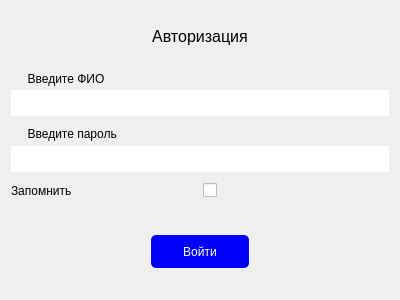
<?xml version="1.0" encoding="UTF-8"?>
<ui version="4.0">
 <class>WindowVerification</class>
 <widget class="QWidget" name="WindowVerification">
  <property name="geometry">
   <rect>
    <x>0</x>
    <y>0</y>
    <width>400</width>
    <height>300</height>
   </rect>
  </property>
  <property name="windowTitle">
   <string>WindowVerification</string>
  </property>
  <layout class="QVBoxLayout" name="verticalLayout">
   <item>
    <widget class="QLabel" name="label">
     <property name="font">
      <font>
       <pointsize>12</pointsize>
      </font>
     </property>
     <property name="text">
      <string>Авторизация</string>
     </property>
     <property name="alignment">
      <set>Qt::AlignCenter</set>
     </property>
    </widget>
   </item>
   <item>
    <layout class="QVBoxLayout" name="verticalLayout_2">
     <property name="spacing">
      <number>0</number>
     </property>
     <item>
      <widget class="QLabel" name="label_2">
       <property name="sizePolicy">
        <sizepolicy hsizetype="Preferred" vsizetype="Minimum">
         <horstretch>0</horstretch>
         <verstretch>0</verstretch>
        </sizepolicy>
       </property>
       <property name="text">
        <string>     Введите ФИО</string>
       </property>
      </widget>
     </item>
     <item>
      <widget class="QLineEdit" name="lineEdit">
       <property name="minimumSize">
        <size>
         <width>0</width>
         <height>26</height>
        </size>
       </property>
       <property name="styleSheet">
        <string notr="true">border: none;</string>
       </property>
      </widget>
     </item>
    </layout>
   </item>
   <item>
    <layout class="QVBoxLayout" name="verticalLayout_3">
     <property name="spacing">
      <number>0</number>
     </property>
     <item>
      <widget class="QLabel" name="label_3">
       <property name="sizePolicy">
        <sizepolicy hsizetype="Preferred" vsizetype="Minimum">
         <horstretch>0</horstretch>
         <verstretch>0</verstretch>
        </sizepolicy>
       </property>
       <property name="text">
        <string>     Введите пароль</string>
       </property>
      </widget>
     </item>
     <item>
      <widget class="QLineEdit" name="lineEdit_2">
       <property name="minimumSize">
        <size>
         <width>0</width>
         <height>26</height>
        </size>
       </property>
       <property name="styleSheet">
        <string notr="true">border: none;</string>
       </property>
      </widget>
     </item>
    </layout>
   </item>
   <item>
    <layout class="QHBoxLayout" name="horizontalLayout_2">
     <property name="topMargin">
      <number>5</number>
     </property>
     <item>
      <widget class="QLabel" name="label_4">
       <property name="text">
        <string>Запомнить</string>
       </property>
      </widget>
     </item>
     <item>
      <widget class="QCheckBox" name="checkBox">
       <property name="text">
        <string/>
       </property>
      </widget>
     </item>
    </layout>
   </item>
   <item>
    <layout class="QHBoxLayout" name="horizontalLayout">
     <property name="topMargin">
      <number>30</number>
     </property>
     <property name="bottomMargin">
      <number>20</number>
     </property>
     <item>
      <widget class="QPushButton" name="pushButton">
       <property name="minimumSize">
        <size>
         <width>0</width>
         <height>35</height>
        </size>
       </property>
       <property name="maximumSize">
        <size>
         <width>100</width>
         <height>35</height>
        </size>
       </property>
       <property name="styleSheet">
        <string notr="true">QPushButton {
background-color: blue;
border: none;
color: white;
margin: 1px 1px;
border-radius: 5px;
        }
QPushButton:hover {
background-color: lightblue;
        }
QPushButton:pressed {
background-color: #21618C;
        }</string>
       </property>
       <property name="text">
        <string>Войти</string>
       </property>
      </widget>
     </item>
    </layout>
   </item>
  </layout>
 </widget>
 <resources/>
 <connections/>
</ui>
